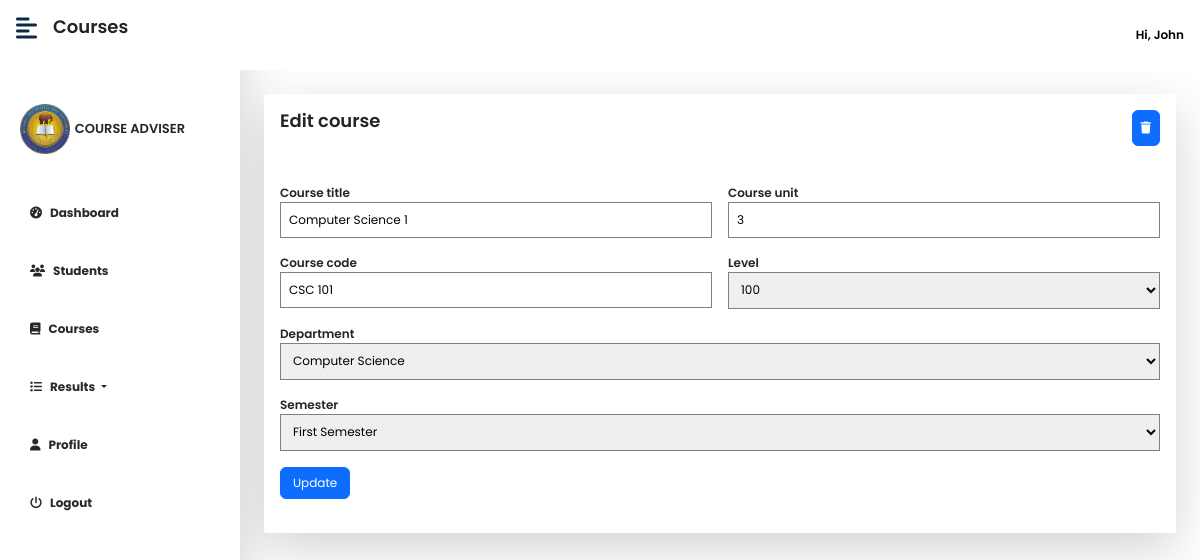
Page /course_adviser/view/editcourse?id=106 (signed in) on the committed database.
### tables this page shows
CREATE TABLE `course_advisor_tb` (
  `id` int(11) NOT NULL,
  `fname` text NOT NULL,
  `lname` text NOT NULL,
  `email` varchar(250) NOT NULL,
  `school_id` varchar(100) DEFAULT NULL,
  `faculty` varchar(200) NOT NULL,
  `password` longtext NOT NULL,
  `image` text DEFAULT NULL,
  `date` timestamp NOT NULL DEFAULT current_timestamp() ON UPDATE current_timestamp()
);

CREATE TABLE `courses_tb` (
  `id` int(11) NOT NULL,
  `course_title` varchar(200) NOT NULL,
  `course_code` varchar(100) NOT NULL,
  `course_unit` varchar(50) NOT NULL,
  `dept` varchar(200) NOT NULL,
  `faculty` varchar(200) NOT NULL,
  `level` varchar(100) NOT NULL,
  `semester` varchar(100) NOT NULL,
  `date` timestamp NOT NULL DEFAULT current_timestamp() ON UPDATE current_timestamp()
);

### course_adviser/view/editcourse.php (the view, shortened to what this page needs)
<?php
if(isset($_SESSION['courseAdvisorID']) && isset($_GET['id'])) {
    require '../../configs/dbh.inc.php';
?>
<!DOCTYPE html>
<html lang="en">
<head>
    <?php include '../../includes/links&scripts.php'; ?>
</head>
<body >
<div class="d-flex" id="wrapper">
        <?php include 'includes/sidebar.php';?>
        <div id="page-content-wrapper">
        <nav class="navbar navbar-expand-lg navbar-light d-flex bg-white  fixed-top py-3 px-3" style="justify-content:space-between;">
               <div class="d-flex">
                    <div><i class="fas fa-align-left fs-4 me-3" style="color:#0d2a45ff;" id="menu-toggle"></i></div>
                    <div><p class="display-6" style="font-size: large;font-weight:600;">Courses</p></div>
               </div>
               <?php include 'includes/cousrseadvisornavbar.php';?>
            <div class="container-fluid px-4 py-4">
                <div class=" mt-3 shadow-lg " style="overflow:hidden">
                <?php
                            $id = mysqli_real_escape_string($con, $_GET['id']);
                            $sql = "SELECT id, course_title, course_code, course_unit, level, dept, semester  FROM courses_tb WHERE id = '{$id}'";
                            $result = mysqli_query($con, $sql);
                            $row = mysqli_fetch_assoc($result);
                        ?>
                        <div class="p-3 bg-white rounded  ">
                            <div class="d-flex" style="justify-content: space-between;">
                                <div>
                                    <p class="display-6" style="font-size: large;font-weight:600;">Edit course</p>
                                </div>
                                <div>
                                    <form method="post" onsubmit="return false;">
                                        <button id="delete-course-btn" class="btn btn-primary p-2 w-100" style="font-size: 12px;"><i class="fa fa-trash"></i></button>
                                    </form>
                                </div>
                            </div><br><br>
                        <form class="forms" onsubmit="return false" method="post">
                                                <div class="modal-body">
                                                    <div class="flexbox">
                                                        <div class="d-50">
                                                                <div class=" mb-3">
                                                                    <label style="font-weight:600">Course title</label>
                                                                    <input type="text"  id="course_title" class="p-2 w-100" style="border:1px solid grey;" value="<?php echo $row['course_title'];?>">
                                                                </div>
                                                                <div class=" mb-3">
                                                                <label style="font-weight:600">Course code</label>
                                                                    <input type="text"  id="course_code" class="p-2 w-100" style="border:1px solid grey;"  value="<?php echo $row['course_code'];?>">
                                                                </div>
                                                        </div>
                                                        <div class="d-50">
                                                                <div class=" mb-3">
                                                                    <label style="font-weight:600">Course unit</label>
                                                                    <input type="number" min="0"  id="course_unit" class="p-2 w-100" style="border:1px solid grey;" value="<?php echo $row['course_unit'];?>">
                                                                </div>
                                                                <div class=" mb-3">
                                                                    <label style="font-weight:600">Level</label>
                                                                    <select id="level"  class="p-2 w-100" style="border:1px solid grey;">
                                                                        <option><?php echo $row['level'];?></option>
                                                                    </select>
                                                                </div>
                                                        </div>
                                                    </div>
                                                    <div class=" mb-3">
                                                                <label style="font-weight:600">Department</label>
                                                                <select id="dept"  class="p-2 w-100" style="border:1px solid grey;">
                                                                        <option><?php echo $row['dept'];?></option>
                                                                    </select>
                                                                </div>
                                                        <div class=" mb-3">
                                                            <label style="font-weight:600">Semester</label>
                                                            <select id="semester"  class="p-2 w-100" style="border:1px solid grey;">
                                                                <option><?php echo $row['semester'];?></option>
                                                            </select>
                                                        </div>
                                                </div>
                                                    <button class="btn btn-primary" id="course_update_btn" style="font-size: 12px;">Update</button>
                                        </form><br>
                        </div>
                    </div>
                </div>
            </div>
        </div>
</body>
</html>
<?php } else {
    header('Location: index');
}
?>

### course_adviser/view/includes/cousrseadvisornavbar.php (shortened to what this page needs)
<?php
    $id = $_SESSION['courseAdvisorID'];
    $sql = "SELECT id, faculty, image, fname, lname, school_id, email FROM course_advisor_tb WHERE id = '{$id}'";
    $result = mysqli_query($con, $sql);
    $row = mysqli_fetch_assoc($result);
?>
<div class="d-flex" style="gap:1rem;align-items:center;">
                    <div>
                    <div class="dropdown">
                        <button id="dropbtn" onclick="dropdownFunction()" class="bg-white" style="font-weight:600"><i class="fa fa-user-o" style="font-size:large;"  ></i> Hi, <?php echo $row['fname'];?></button>
                    </div>
               </div>
            </nav>
            <br><br><br>

### assets/css/dashboard.css (style rules this page uses)
:root { --main-bg-color: #009d63!important; --main-text-color: #009d63!important; --second-text-color: #ffffff!important; --second-bg-color: #ffffff!important; }
#wrapper { overflow-x: hidden!important; background: #fff!important; }
#page-content-wrapper { min-width: 100vw!important; overflow-y: scroll!important; height: 100vh!important; }
#menu-toggle { cursor: pointer!important; }
@media (min-width: 768px) { #page-content-wrapper { min-width: 0!important; width: 100%!important; } }

### assets/css/main.css (style rules this page uses)
* { box-sizing: border-box; margin: 0; }
body { font-family: "Poppins", Sans-serif !important; transition: .5s; background-color: #fff !important; font-size: 12px !important; }
#dropbtn { padding: 0px; border: none; cursor: pointer; }
.dropdown { float: right; position: relative; display: inline-block; }
.form input, textarea, select { border-radius: 0px !important; width: 100%; border: 1px solid rgba(128, 128, 128, .5); outline-color: rgba(13, 61, 253, 0.2); }
.flexbox { display:flex; width:100%; gap: 1rem; }
.d-50 { width:50%; }

### rows in the picture
course_advisor_tb: fname "John"
courses_tb: course_title "Computer Science 1", course_code "CSC 101", course_unit "3", level "100", dept "Computer Science", semester "First Semester"
